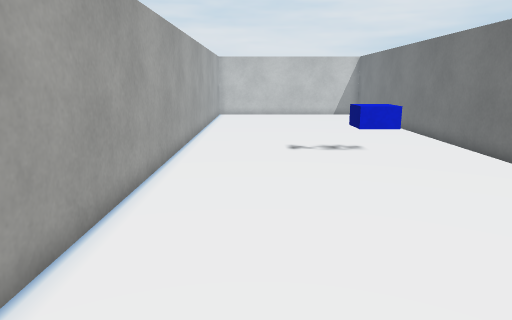
[1] (above)

17 first-person views from a walk through a Unity game level. The camera is 1.4 m above the floor, tilts 12° down and sees 70° across. The floor is counted in squares, 0.5 m on a side. Each view is taken from the middle of a square. On the plan, view 1 faces up. The plan holds only what a view shows up to about 20 squares ahead; the rest is blank. The place goes on beyond the plan. Some surface patterns are stand-ins.

[2]
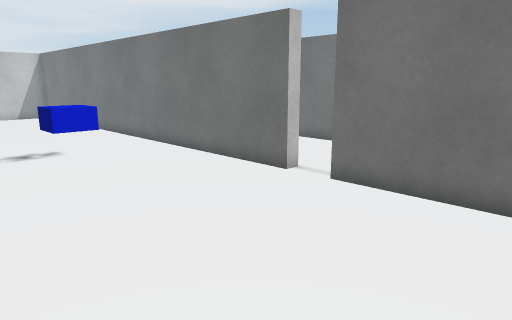

[3]
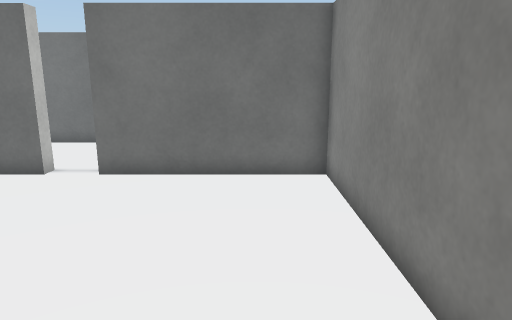

[4]
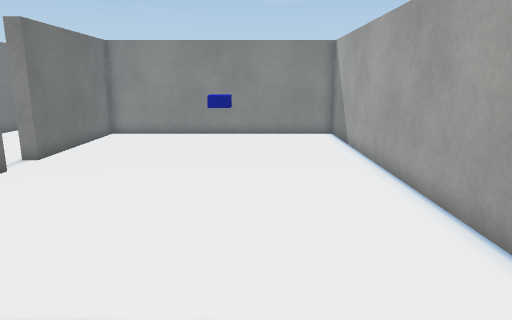

[5]
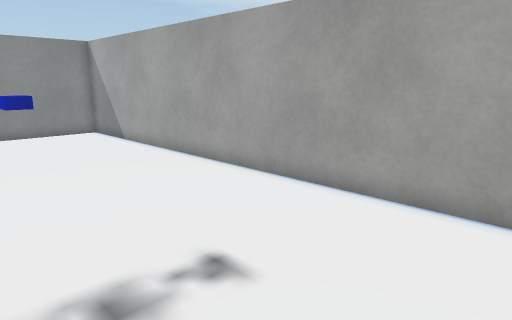

[6]
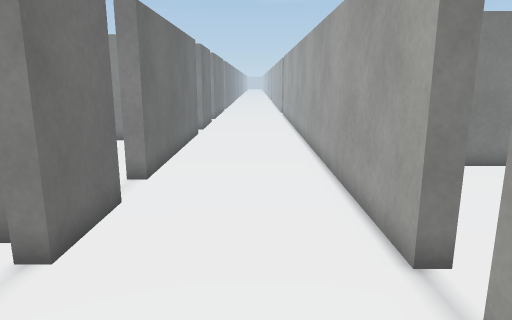

[7]
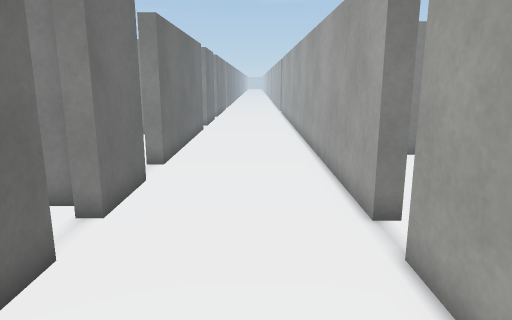

[8]
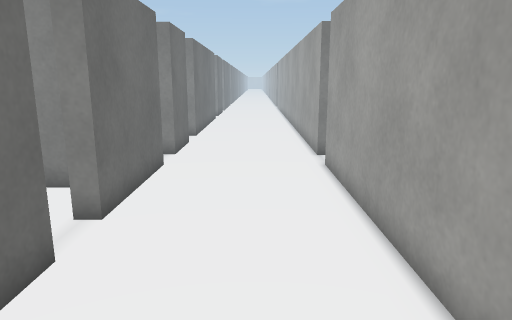

[9]
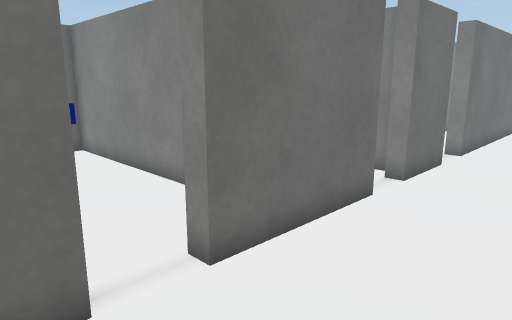

[10]
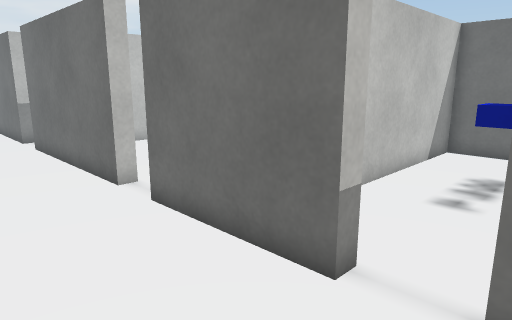

[11]
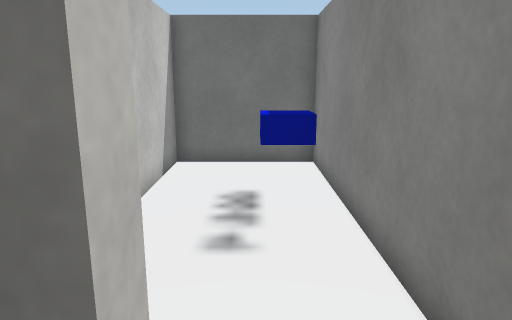

[12]
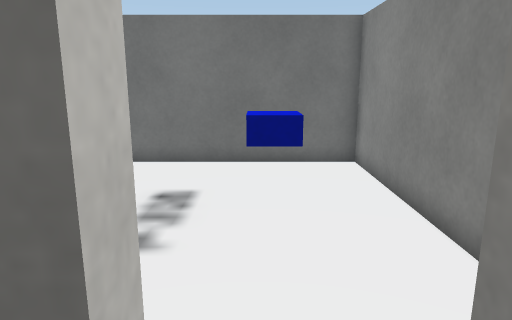

[13]
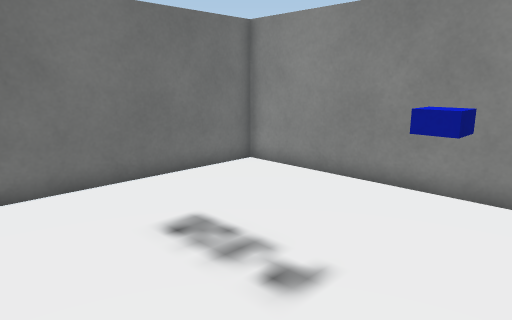

[14]
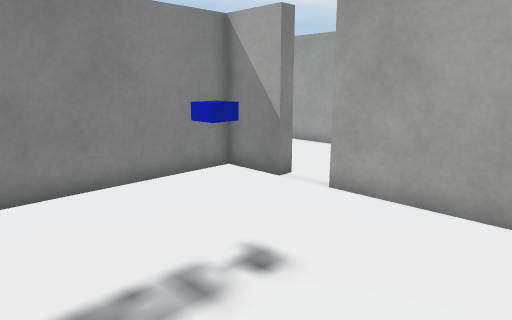

[15]
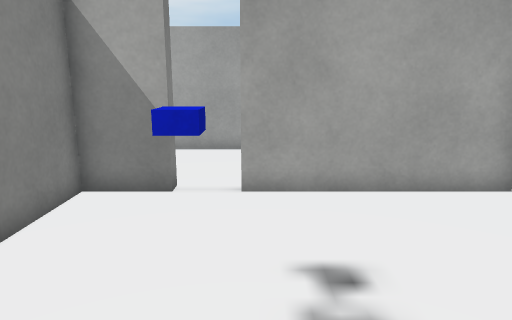

[16]
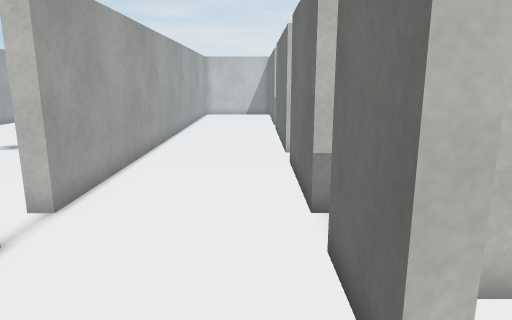

[17]
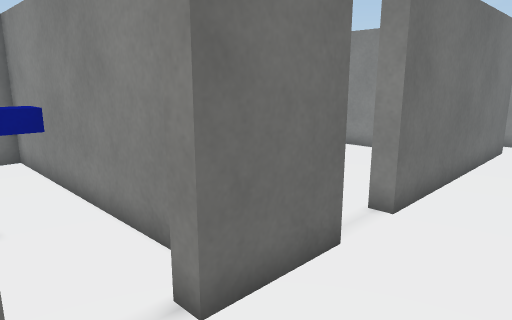

### Floor plan
Points are (right, up) in squares from view 1. A wall is a line through its corners. A room is listed if a view was taken in it or the views show most of it. See-through windows are left out.
Room 1 (views 1, 2, 3, 4, 5)
walls: (9, 7.6) (9, 20.5); (-3.2, 20.4) (-3.2, -1.2) (9, -1.2) (9, 5.7)
ways out: opening at (9.5, 7) to room 2
objects: blue block (2, 6) to (3, 7)
Room 2 (views 6, 7, 8, 9, 10, 11, 12, 16, 17)
walls: (15.9, 7.6) (15.2, 7.6) (15.2, 12.8) (15.8, 12.8); (9, 5.7) (9.6, 5.7) (9.6, -7.5); (15.9, 2.7) (15.2, 2.7) (15.2, 5.7) (15.9, 5.7); (15.8, 14.6) (15.2, 14.6) (15.2, 20.5); (9.6, 20.5) (9.6, 7.6) (9, 7.6); (15.2, -7.5) (15.2, 0.6) (15.9, 0.6)
ways out: opening at (9.5, 7) to room 1; opening at (15.5, 13.5) to room 3; opening at (15.5, 6.5) to room 4; opening at (15.5, 1.5)
Room 3 (views 13, 14, 15)
walls: (15.8, 12.8) (15.8, 10.4) (26.9, 10.4) (26.9, 18.5); (15.8, 20.5) (15.8, 14.6)
ways out: opening at (15.5, 13.5) to room 2
objects: blue block (19, 13) to (19, 14)
Room 4 (no view inside)
walls: (16.1, 4.9) (26.9, 4.9) (26.9, 9.8) (19.9, 9.8)
ways out: opening at (15.5, 6.5) to room 2
objects: blue block (19, 6) to (19, 7)

Where each view was taken, in squares from view 1:
view 1: 0 up, 0 right, facing up
view 2: 0 up, 0 right, facing up-right
view 3: 1 up, 2 left, facing right
view 4: 19 up, 1 right, facing down
view 5: 20 up, 5 right, facing down-left
view 6: 11 up, 12 right, facing down
view 7: 13 up, 12 right, facing down
view 8: 20 up, 12 right, facing down
view 9: 16 up, 11 right, facing down-right
view 10: 5 up, 11 right, facing up-right
view 11: 7 up, 14 right, facing right
view 12: 14 up, 14 right, facing right
view 13: 20 up, 17 right, facing down-right
view 14: 20 up, 24 right, facing down-left
view 15: 15 up, 25 right, facing left
view 16: 0 up, 14 right, facing up
view 17: 8 up, 12 right, facing down-right
